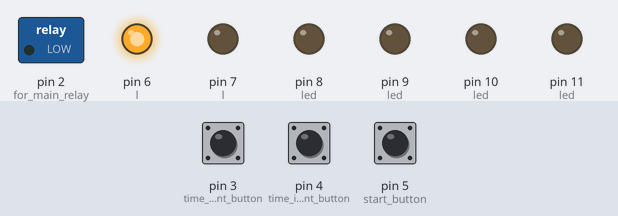
A sketch run on a simulated Arduino Uno, built with avr-gcc and run on an emulated ATmega328P. On the bench: switched loads named in the sketch (green lamp = pin HIGH), output pins drawn as LEDs (lit = HIGH). The test bench sets the inputs (shaded band); at power-on: pin 4 (time_increment_button) LOW, pin 5 (start_button) LOW, pin 3 (time_decrement_button) LOW.

Above: at 1.1 s.
1.2 s: pin 4 (time_increment_button) pulled HIGH for 1 s
At 1.32 s:
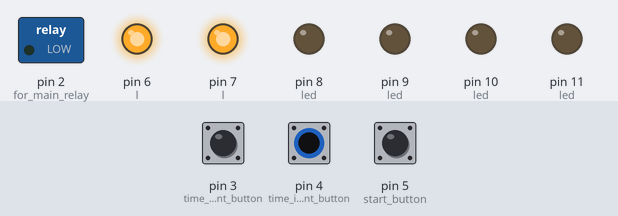
At 2.6 s:
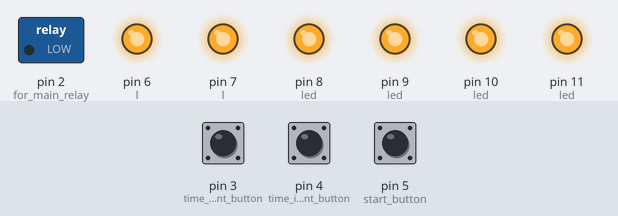
3.7 s: pin 5 (start_button) pulled HIGH for 0.15 s
At 4.6 s:
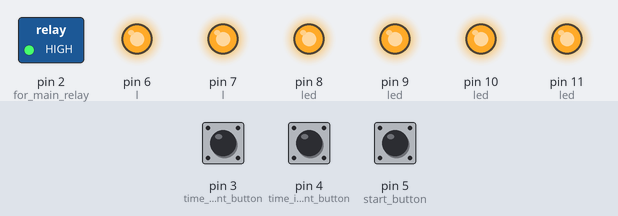
Timing chart, 0 to 6.7 s (numbered marks = the images above; inputs shaded):
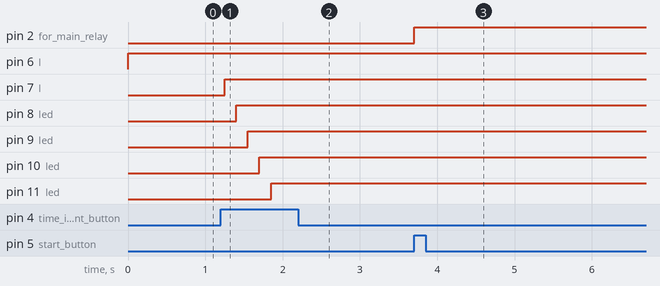

The sketch:

smart_switch.ino
```cpp
void setup() {
  // put your setup code here, to run once:
  int i,l=7;
  long int t,in=1800000;//in is for increment per unit in milisecond
  pinMode(3, INPUT); //time decrement button
  pinMode(4, INPUT); //time increment button
  pinMode(5, INPUT); //start button
  pinMode(2, OUTPUT);//for main relay
  //0.5 hour is default time
  pinMode(6, OUTPUT); // 0.5 hour led indicator
  pinMode(7, OUTPUT); // 1 hour led indicator
  pinMode(8, OUTPUT); // 1.5 hour led indicator
  pinMode(9, OUTPUT); // 2 hour led indicator
  pinMode(10, OUTPUT); // 2.5 hour led indicator
  pinMode(11, OUTPUT); // 3 hour led indicator
  t=1*in;
  digitalWrite(6,HIGH);// Set the default LED to 0.5 hours
  //button input stage
  while(1)
  {
    //time decrement button
    if(digitalRead(3)==HIGH)
    {
      if(l==7 )
      {
        // Do nothing, already at the minimum setting
      }
      else
      {
        t=t-in;
        l--;
        digitalWrite(l,LOW);

      }
    }
    delay(50);

    //time increment button
    if(digitalRead(4)==HIGH)
    {
      if(l==12)
      {
        // Do nothing, already at the maximum setting
      }
      else
      {
        t=t+in;
        digitalWrite(l,HIGH);
        l++;
      }
    }
    delay(50);

    //start button
    if(digitalRead(5)==HIGH)
    {
      break;
    }
    delay(50);
  }

  //error time handleing
  if(t>(in*6))
    t=in*6;
  else if(t<in)
    t=in;

  if(l>11)
    l=12;
  else if(l<6)
    l=6;
  //turn on relay
  digitalWrite(2,HIGH);
  //led indicator of time
  while(t!=0)
  {
    digitalWrite(l,LOW);
    delay(in);
    l--;
    t=t-in;
  }
  digitalWrite(l,LOW);
  //turn off relay
  digitalWrite(2,LOW);
  digitalWrite(2,LOW);
}

void loop() {
  // put your main code here, to run repeatedly:

}
```

Measured:
- after the input at 1.2 s, pin 7 (l): LOW → HIGH after 0.05 s; pin 8 (led): LOW → HIGH after 0.20 s; pin 9 (led): LOW → HIGH after 0.35 s; pin 10 (led): LOW → HIGH after 0.50 s; pin 11 (led): LOW → HIGH after 0.65 s
- after the input at 3.7 s, pin 2 (for_main_relay): LOW → HIGH at once
